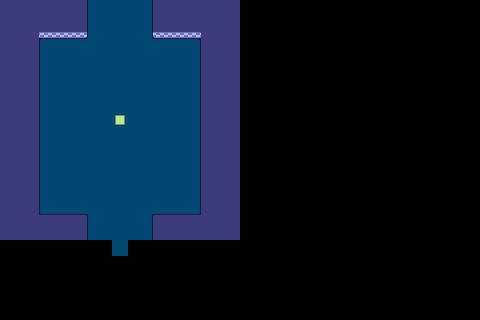

A 2D game scene composited from a Tiled map and its tileset images. What follows is a short description and the map's XML, with every tile layer's data as written:
An orthogonal 30x20 tile map with 16x16 px tiles, 3 tile layers (Floor Layer, Wall Layer, Interaction Tile Layer) and 11 objects (2x Trigger, removable1).

<map version="1.9" tiledversion="1.9.2" class="Map2" orientation="orthogonal" renderorder="right-down" width="30" height="20" tilewidth="16" tileheight="16" infinite="0" nextlayerid="8" nextobjectid="14">
 <properties>
  <property name="bgm" value="Desolation Reigns" />
  <property name="bgmVolume" type="float" value="1" />
 </properties>
 <tileset firstgid="1" source="../tileset-atlas.tsx" />
 <layer id="1" name="Floor Layer" width="30" height="20">
  <data encoding="csv">
0,0,0,0,0,32,32,32,32,32,0,0,0,0,0,0,0,0,0,0,0,0,0,0,0,0,0,0,0,0,
32,32,32,32,32,32,32,32,32,32,32,0,0,0,0,0,0,0,0,0,0,0,0,0,0,0,0,0,0,0,
32,32,32,32,32,32,32,32,32,32,32,32,32,0,0,0,0,0,0,0,0,0,0,0,0,0,0,0,0,0,
32,32,32,32,32,32,32,32,32,32,32,32,32,0,0,0,0,0,0,0,0,0,0,0,0,0,0,0,0,0,
32,32,32,32,32,32,32,32,32,32,32,32,32,0,0,0,0,0,0,0,0,0,0,0,0,0,0,0,0,0,
32,32,32,32,32,32,32,32,32,32,32,32,32,0,0,0,0,0,0,0,0,0,0,0,0,0,0,0,0,0,
32,32,32,32,32,32,32,32,32,32,32,32,32,32,32,0,0,0,0,0,0,0,0,0,0,0,0,0,0,0,
32,32,32,32,32,32,32,32,32,32,32,32,32,32,32,0,0,0,0,0,0,0,0,0,0,0,0,0,0,0,
32,32,32,32,32,32,32,32,32,32,32,32,32,32,32,0,0,0,0,0,0,0,0,0,0,0,0,0,0,0,
32,32,32,32,32,32,32,32,32,32,32,32,32,0,0,0,0,0,0,0,0,0,0,0,0,0,0,0,0,0,
32,32,32,32,32,32,32,32,32,32,32,32,32,0,0,0,0,0,0,0,0,0,0,0,0,0,0,0,0,0,
0,0,32,32,32,32,32,32,32,32,32,32,32,0,0,0,0,0,0,0,0,0,0,0,0,0,0,0,0,0,
0,0,32,32,32,32,32,32,32,32,32,32,32,0,0,0,0,0,0,0,0,0,0,0,0,0,0,0,0,0,
0,0,32,32,32,32,32,32,32,32,32,32,32,0,0,0,0,0,0,0,0,0,0,0,0,0,0,0,0,0,
0,0,0,0,0,32,32,32,32,32,0,0,0,0,0,0,0,0,0,0,0,0,0,0,0,0,0,0,0,0,
0,0,0,0,0,0,0,0,0,0,0,0,0,0,0,0,0,0,0,0,0,0,0,0,0,0,0,0,0,0,
0,0,0,0,0,0,0,0,0,0,0,0,0,0,0,0,0,0,0,0,0,0,0,0,0,0,0,0,0,0,
0,0,0,0,0,0,0,0,0,0,0,0,0,0,0,0,0,0,0,0,0,0,0,0,0,0,0,0,0,0,
0,0,0,0,0,0,0,0,0,0,0,0,0,0,0,0,0,0,0,0,0,0,0,0,0,0,0,0,0,0,
0,0,0,0,0,0,0,0,0,0,0,0,0,0,0,0,0,0,0,0,0,0,0,0,0,0,0,0,0,0
</data>
 </layer>
 <layer id="2" name="Wall Layer" width="30" height="20">
  <data encoding="csv">
28,28,28,28,28,18,0,0,0,11,28,28,28,28,28,0,0,0,0,0,0,0,0,0,0,0,0,0,0,0,
28,28,28,28,28,18,0,0,0,11,28,28,28,28,28,0,0,0,0,0,0,0,0,0,0,0,0,0,0,0,
28,28,20,4,4,2,0,0,0,3,4,4,12,28,28,0,0,0,0,0,0,0,0,0,0,0,0,0,0,0,
28,28,18,0,0,0,0,0,0,0,0,0,11,28,28,0,0,0,0,0,0,0,0,0,0,0,0,0,0,0,
28,28,18,0,0,0,0,0,0,0,0,0,11,28,28,0,0,0,0,0,0,0,0,0,0,0,0,0,0,0,
28,28,18,0,0,0,0,0,0,0,0,0,11,28,28,0,0,0,0,0,0,0,0,0,0,0,0,0,0,0,
28,28,18,0,0,0,0,0,0,0,0,0,11,28,28,0,0,0,0,0,0,0,0,0,0,0,0,0,0,0,
28,28,18,0,0,0,0,0,0,0,0,0,11,28,28,0,0,0,0,0,0,0,0,0,0,0,0,0,0,0,
28,28,18,0,0,0,0,0,0,0,0,0,11,28,28,0,0,0,0,0,0,0,0,0,0,0,0,0,0,0,
28,28,18,0,0,0,0,0,0,0,0,0,11,28,28,0,0,0,0,0,0,0,0,0,0,0,0,0,0,0,
28,28,18,0,0,0,0,0,0,0,0,0,11,28,28,0,0,0,0,0,0,0,0,0,0,0,0,0,0,0,
28,28,18,0,0,0,0,0,0,0,0,0,11,28,28,0,0,0,0,0,0,0,0,0,0,0,0,0,0,0,
28,28,18,0,0,0,0,0,0,0,0,0,11,28,28,0,0,0,0,0,0,0,0,0,0,0,0,0,0,0,
28,28,26,25,25,17,0,0,0,9,25,25,27,28,28,0,0,0,0,0,0,0,0,0,0,0,0,0,0,0,
28,28,28,28,28,18,0,0,0,11,28,28,28,28,28,0,0,0,0,0,0,0,0,0,0,0,0,0,0,0,
0,0,0,0,0,0,0,32,0,0,0,0,0,0,0,0,0,0,0,0,0,0,0,0,0,0,0,0,0,0,
0,0,0,0,0,0,0,0,0,0,0,0,0,0,0,0,0,0,0,0,0,0,0,0,0,0,0,0,0,0,
0,0,0,0,0,0,0,0,0,0,0,0,0,0,0,0,0,0,0,0,0,0,0,0,0,0,0,0,0,0,
0,0,0,0,0,0,0,0,0,0,0,0,0,0,0,0,0,0,0,0,0,0,0,0,0,0,0,0,0,0,
0,0,0,0,0,0,0,0,0,0,0,0,0,0,0,0,0,0,0,0,0,0,0,0,0,0,0,0,0,0
</data>
 </layer>
 <layer id="6" name="Interaction Tile Layer" width="30" height="20">
  <data encoding="csv">
0,0,0,0,0,0,0,0,0,0,0,0,0,0,0,0,0,0,0,0,0,0,0,0,0,0,0,0,0,0,
0,0,0,0,0,0,0,0,0,0,0,0,0,0,0,0,0,0,0,0,0,0,0,0,0,0,0,0,0,0,
0,0,0,0,0,0,0,0,0,0,0,0,0,0,0,0,0,0,0,0,0,0,0,0,0,0,0,0,0,0,
0,0,0,0,0,0,0,0,0,0,0,0,0,0,0,0,0,0,0,0,0,0,0,0,0,0,0,0,0,0,
0,0,0,0,0,0,0,0,0,0,0,0,0,0,0,0,0,0,0,0,0,0,0,0,0,0,0,0,0,0,
0,0,0,0,0,0,0,0,0,0,0,0,0,0,0,0,0,0,0,0,0,0,0,0,0,0,0,0,0,0,
0,0,0,0,0,0,0,0,0,0,0,0,0,0,0,0,0,0,0,0,0,0,0,0,0,0,0,0,0,0,
0,0,0,0,0,0,0,34,0,0,0,0,0,0,0,0,0,0,0,0,0,0,0,0,0,0,0,0,0,0,
0,0,0,0,0,0,0,0,0,0,0,0,0,0,0,0,0,0,0,0,0,0,0,0,0,0,0,0,0,0,
0,0,0,0,0,0,0,0,0,0,0,0,0,0,0,0,0,0,0,0,0,0,0,0,0,0,0,0,0,0,
0,0,0,0,0,0,0,0,0,0,0,0,0,0,0,0,0,0,0,0,0,0,0,0,0,0,0,0,0,0,
0,0,0,0,0,0,0,0,0,0,0,0,0,0,0,0,0,0,0,0,0,0,0,0,0,0,0,0,0,0,
0,0,0,0,0,0,0,0,0,0,0,0,0,0,0,0,0,0,0,0,0,0,0,0,0,0,0,0,0,0,
0,0,0,0,0,0,0,0,0,0,0,0,0,0,0,0,0,0,0,0,0,0,0,0,0,0,0,0,0,0,
0,0,0,0,0,0,0,0,0,0,0,0,0,0,0,0,0,0,0,0,0,0,0,0,0,0,0,0,0,0,
0,0,0,0,0,0,0,0,0,0,0,0,0,0,0,0,0,0,0,0,0,0,0,0,0,0,0,0,0,0,
0,0,0,0,0,0,0,0,0,0,0,0,0,0,0,0,0,0,0,0,0,0,0,0,0,0,0,0,0,0,
0,0,0,0,0,0,0,0,0,0,0,0,0,0,0,0,0,0,0,0,0,0,0,0,0,0,0,0,0,0,
0,0,0,0,0,0,0,0,0,0,0,0,0,0,0,0,0,0,0,0,0,0,0,0,0,0,0,0,0,0,
0,0,0,0,0,0,0,0,0,0,0,0,0,0,0,0,0,0,0,0,0,0,0,0,0,0,0,0,0,0
</data>
 </layer>
 <objectgroup id="7" name="Interaction Layer">
  <object id="11" x="114.875" y="114.875" width="10.1875" height="10.25">
   <properties>
    <property name="collides" type="bool" value="true" />
    <property name="defaultToggleState" type="bool" value="true" />
    <property name="onInteract" value="Print(&quot;Interacted!&quot;)" />
    <property name="onToggleOff" value="RunScene(&quot;Open Wall&quot;)" />
    <property name="onToggleOn" value="RunScene(&quot;Close Wall&quot;)" />
    <property name="onUninteract" value="Print(&quot;Uninteracted!&quot;)" />
    <property name="whileInteract" value="" />
   </properties>
  </object>
 </objectgroup>
 <objectgroup id="3" name="Collision Layer">
  <object id="1" x="-0.25" y="16.3125" width="38.5" height="224.188" />
  <object id="6" x="38" y="16" width="48.6667" height="16" />
  <object id="7" x="153.03" y="15.3333" width="47.9697" height="16.4545" />
  <object id="8" x="38.1062" y="215.545" width="48.6667" height="16" />
  <object id="9" x="153.136" y="215.242" width="47.9697" height="16.4545" />
  <object id="10" x="201" y="8.5" width="39.25" height="87.625" />
  <object id="12" x="201" y="134.833" width="39.25" height="97.375" />
  <object id="13" name="removable1" x="201" y="96.182" width="39.4545" height="38.6477" />
 </objectgroup>
 <objectgroup id="4" name="Trigger Layer">
  <object id="4" class="Trigger" x="86.6667" y="215.636" width="65.6667" height="24.0303">
   <properties>
    <property name="color" type="color" value="#ff22ff00" />
    <property name="onEnter" value="LoadMap(&quot;Map1&quot;, ~1, 3)" />
   </properties>
  </object>
  <object id="5" class="Trigger" x="86.6666" y="1.83332" width="65.6667" height="29.3333">
   <properties>
    <property name="color" type="color" value="#ff22ff00" />
    <property name="onEnter" value="LoadMap(&quot;Map1&quot;, ~1, 12)" />
   </properties>
  </object>
 </objectgroup>
</map>
